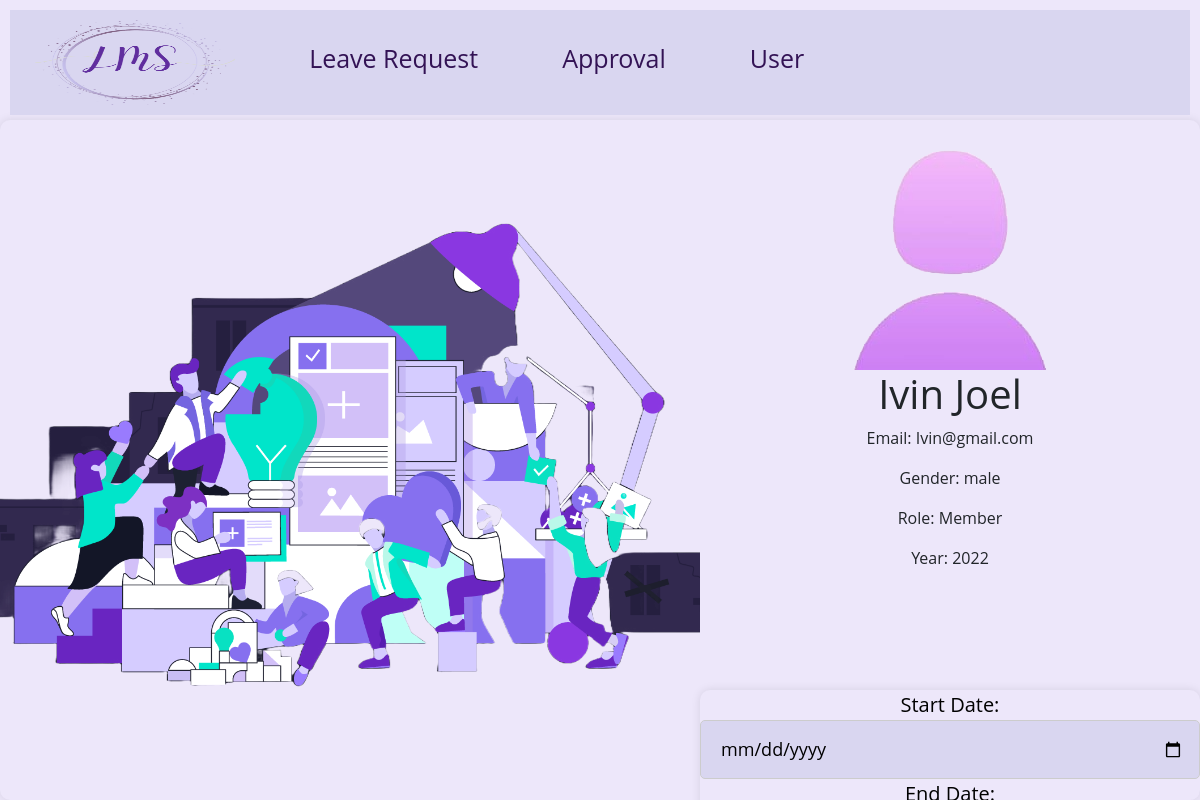
The app's page /lms/user/4 with its own data.
### lms/models.py (models this page shows, shortened)
class Members(models.Model):
    user = models.ForeignKey(User,on_delete=models.CASCADE,default=1)
    username = models.CharField(max_length=100)
    first_name = models.CharField(max_length=50)
    gender=models.CharField(max_length=50)
    status = models.CharField(max_length=100)
    email = models.EmailField()
    year = models.IntegerField()
    mentee = models.CharField(max_length=100)
    mentor = models.CharField(max_length=100)
    mentoremail=models.CharField(max_length=100)
    image=models.ImageField(upload_to='profile_image', blank=True)
    n_approved= models.IntegerField()

### lms/views.py (the view, shortened to what this page needs)
# urls.py: path('user/<int:id>', views.user, name='user'),
def user(request, id):
    user = get_object_or_404(Members, id=id)
    members = Members.objects.all()
    leave = Leave.objects.all()
    context = {'members': members, 'id': id, 'leave': leave}
    return render(request, 'dashboard/user.html', context)

### lms/templates/dashboard/user.html (shortened to what this page needs)
{% load static %}
<!DOCTYPE html>
<html>
<head>
    <link rel="stylesheet" href="https://cdn.jsdelivr.net/npm/bootstrap@5.1.3/dist/css/bootstrap.min.css">
    <link rel="stylesheet" href="https://cdnjs.cloudflare.com/ajax/libs/Chart.js/2.8.0/Chart.min.css" />
</head>
<body>
    <div class="navbar-container">
        <nav>
            <ul>
                <li class="logo"><a href="/ "><img src="{% static "images/Logo.png" %}" style="height: 85px; width: 200px;"></a></li>
                <li class="grey"><a href="leave">Leave Request</a></li>
                <li class="grey"><a href="approve">Approval</a></li>
                <li class="grey"><a href="lms">User</a></li>
            </ul>
        </nav>
    </div>
    <div class="form-container">
        <div class="left-image"></div>
        <div class="b">
            <div class="b-content">
                {% for member in members %}
                    {% if member.id == id %}
                        <img src="{% static "images/person1.png" %}" alt="{{ member.first_name }}">
                        <h1>{{ member.first_name }}</h1>
                        <p>Email: {{ member.email }}</p>
                        <p>Gender: {{ member.gender }}</p>
                        <p>Role: {{ member.status }}</p>
                        <p>Year: {{ member.year }}</p>
                    {% endif %}
                {% endfor %}
            </div>
            <div class="form-container">
                <form method="post">
                    <label for="start-date">Start Date:</label>
                    <br>
                    <input type="date" id="start-date" name="start-date">
                    <br>
                    <label for="end-date">End Date:</label>
                    <br>
                    <br>
                    <br>
                </form>
            </div>
        </div>
    </div>
  </body>
</html>

### records on screen
Members: first_name "Ivin Joel", email "Ivin@gmail.com", gender "male", status "Member", year "2022"
